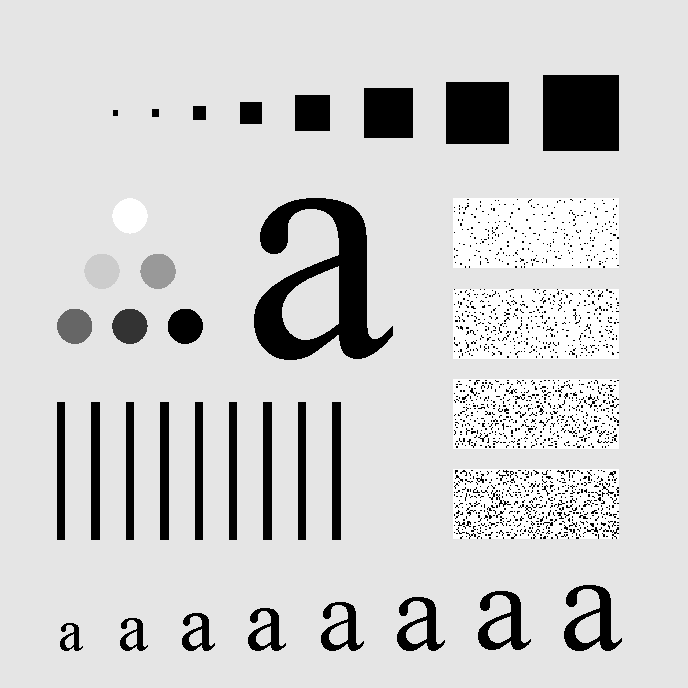
//> input picture Imageprocessing/cmake/caper2/ImageRegistration/1.tif, 688 x 688 px
$ ./main   (built with g++ and OpenCV 4)
//> lines starting //> are read from the running program, lines starting //| are printed output that depends on the picture
#include "opencv2/imgproc/imgproc.hpp"
#include "opencv2/highgui/highgui.hpp"
#include <iostream>
#include <cmath>

using namespace cv;
using namespace std;

void MyRotation(Mat& src, Mat& dst,float s);
int main()
{
    	Mat src = imread("1.tif",1);
//> src is the input picture: 688 rows x 688 cols, CV_8UC3; min 0, max 255, mean 207.3
      	if(!src.data)
      	{
        	cout << "No image data" << endl;
          	return -1;
      	}

	imshow("image", src);

        Mat dst;
        float s=0.1;
	int x,y;
	int r = src.rows;
//> r = 688
	int c = src.cols;
//> c = 688
	dst.create(1.1*r,1.1*c  ,src.type());
	for(int i = 0;i < src.rows;i ++)
	{
		for(int j = 0;j < src.cols;j ++)
		{
			x = i + s * j;
			y = s * i + j;
			dst.at<Vec3b>(x,y)[0] = src.at<Vec3b>(i,j)[0];
			dst.at<Vec3b>(x,y)[1] = src.at<Vec3b>(i,j)[1];
			dst.at<Vec3b>(x,y)[2] = src.at<Vec3b>(i,j)[2];

 		}
	}
//> this loop made 688 passes
//> y on passes 1 to 3: 687, 687, 687
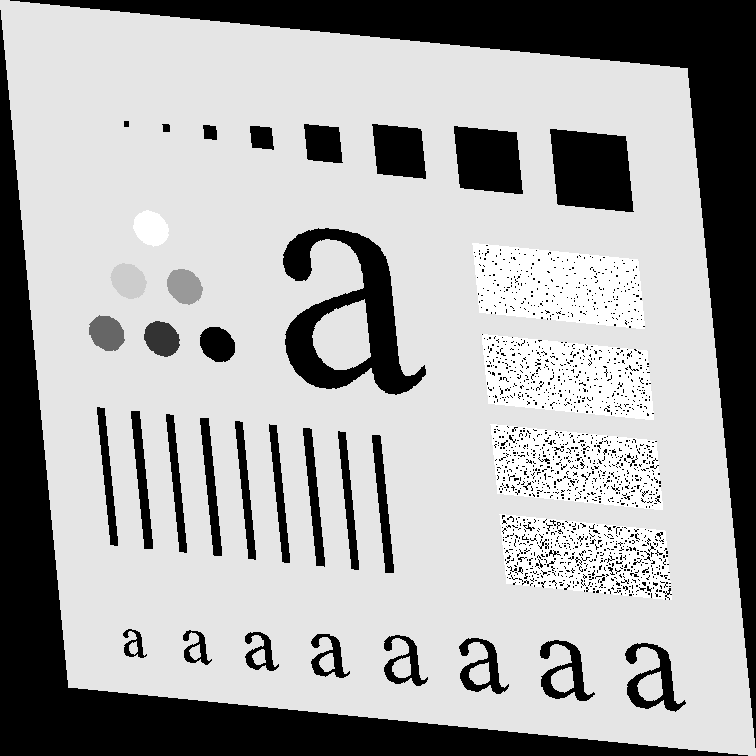
//> dst: 756 rows x 756 cols, CV_8UC3; min 0, max 255, mean 170
//> after the loop, x = 755; y = 755
      	imshow("distorted_image", dst);
  	imwrite("distorted_image.jpg", dst);
      	waitKey(0);
      	return 0;

}
